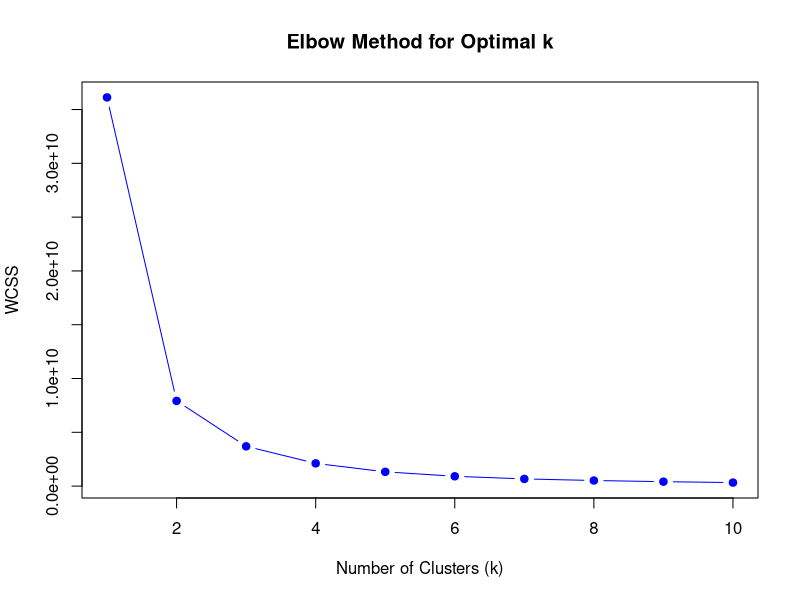
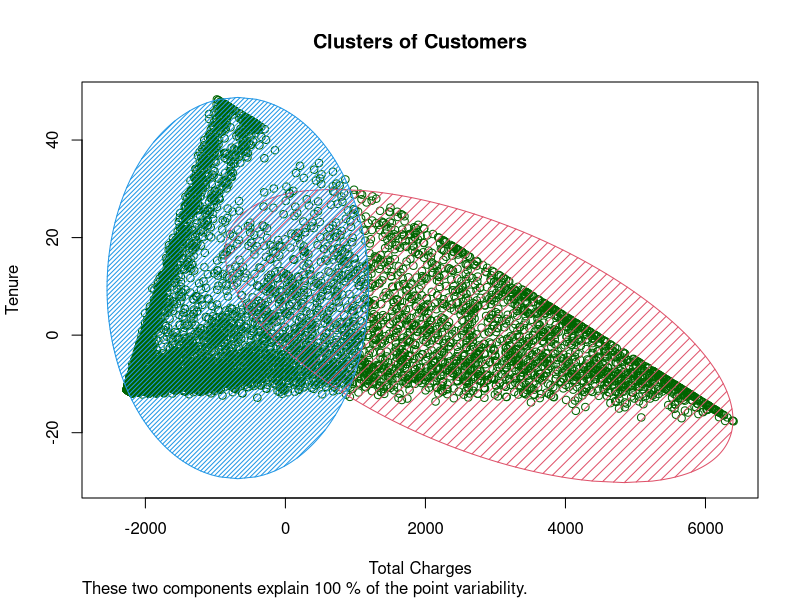
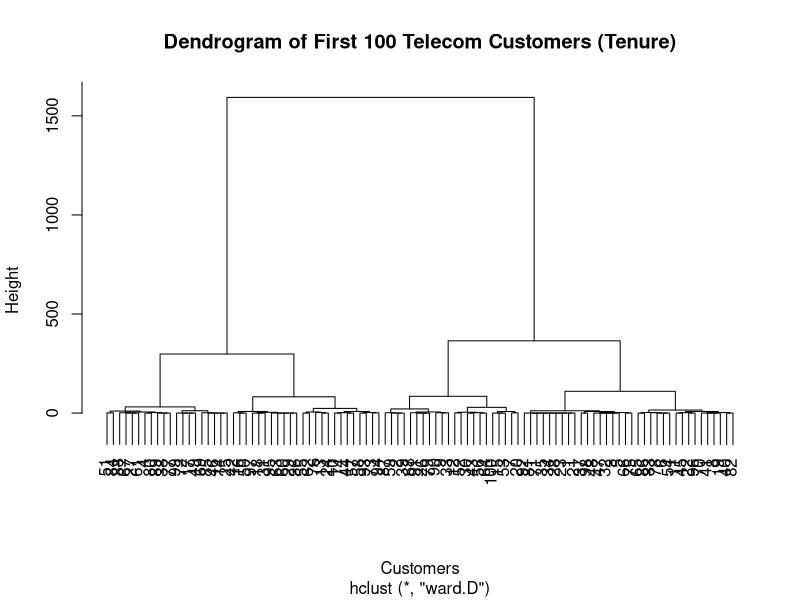
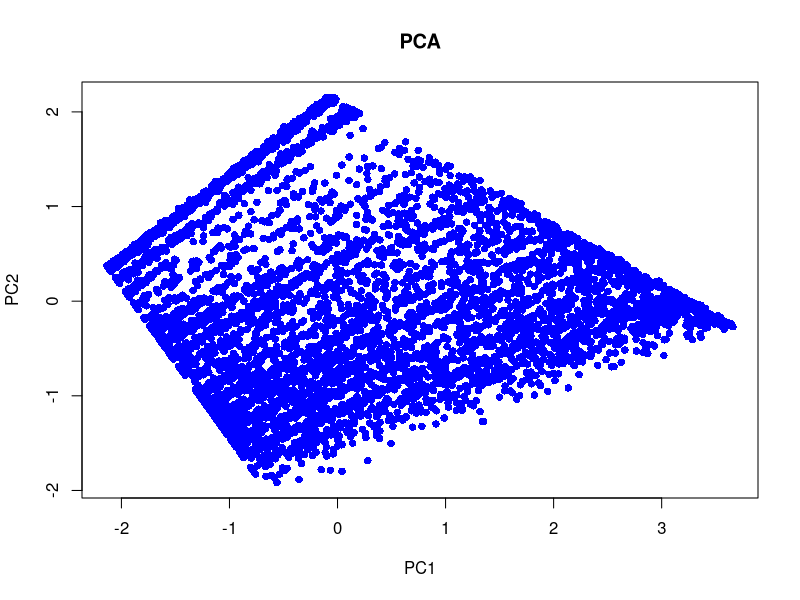

Write R code to recreate these figures, in order.
library(dplyr)
library(ggplot2)
library(cluster)

# Load the dataset
data <- read.csv('telco customer churn (2).csv')

# Select relevant columns and clean data
data <- data %>% 
  select(tenure, TotalCharges) %>% 
  mutate(across(everything(), as.numeric)) %>% 
  na.omit()

# Create a matrix or data frame for clustering
X <- data

# Initialize WCSS vector
wcss <- numeric(10)

# Perform K-means clustering for k = 1 to 10
for (i in 1:10) {
  kmeans_model <- kmeans(X, centers = i, nstart = 10)
  wcss[i] <- kmeans_model$tot.withinss
}

# Plot WCSS values to visualize the Elbow Method
plot(1:10, wcss, type = "b", pch = 19, col = "blue", 
     xlab = "Number of Clusters (k)", 
     ylab = "WCSS", 
     main = "Elbow Method for Optimal k")

# Maximum change in slope is observed in plot at 2 clusters
set.seed(123)
kmeans_model <- kmeans(X, centers = 2, nstart = 10)
cat("Number of clusters:", length(unique(kmeans_model$cluster)), "\n")

# Plot the clusters without labels
clusplot(X,
         kmeans_model$cluster,
         lines = 0,
         shade = TRUE,
         color = TRUE,
         labels = 0,
         plotchar = FALSE,
         span = TRUE,
         main = 'Clusters of Customers',
         xlab = 'Total Charges',
         ylab = 'Tenure')

# hierarchial clustering
data <- data[1:100, ]
data$tenure <- as.numeric(as.character(data$tenure))
data <- na.omit(data)
distance_matrix <- dist(data$tenure, method = "euclidean")
hc <- hclust(distance_matrix, method = "ward.D")
plot(hc, main = "Dendrogram of First 100 Telecom Customers (Tenure)", xlab = "Customers", ylab = "Height")

# perform the PCA for dimensionality reduction.
data <- read.csv('telco customer churn (2).csv')
data$tenure <- as.numeric(as.character(data$tenure))
data$MonthlyCharges <- as.numeric(data$MonthlyCharges)
data$TotalCharges <- as.numeric(data$TotalCharges)
data <- na.omit(data)
numeric_data <- data[, c("tenure", "MonthlyCharges", "TotalCharges")]
scaled_data <- scale(numeric_data)
pca_result <- prcomp(scaled_data, center = TRUE, scale. = TRUE)
summary(pca_result)
plot(pca_result$x[,1:2], col="blue", pch=16, xlab="PC1", ylab="PC2", main="PCA")
